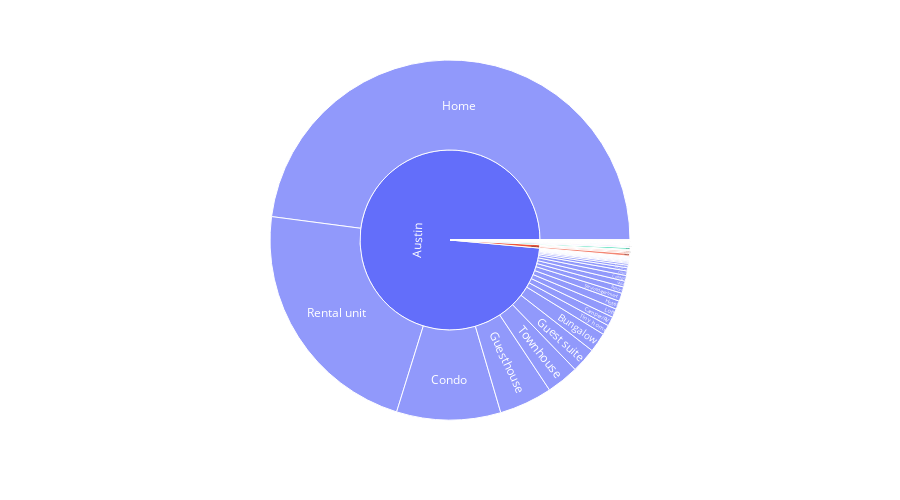

Notebook code cell kept with this figure:
### Code cell
fig_city_ht.show()

### Figure 1 — Plotly figure (JSON) as saved in the notebook; plotly's stock layout.template omitted (floating-point values rounded to 4 significant figures)
{"data": [{"branchvalues": "total", "domain": {"x": [0, 1], "y": [0, 1]}, "hovertemplate": "labels=%{label}<br>counts=%{value}<br>parent=%{parent}<br>id=%{id}<extra></extra>", "ids": ["Austin /Aparthotel", "Austin /Barn", "Austin /Bed and breakfast", "Austin /Boat", "Austin /Boutique hotel", "Austin /Bungalow", "Lakeway /Bungalow", "Austin /Bus", "Austin /Cabin", "Lakeway /Cabin", "Austin /Camper/RV", "Austin /Campsite", "Austin /Chalet", "Austin /Condo", "Lakeway /Condo", "The Hills /Condo", "West Lake Hills /Condo", "Austin /Cottage", "Austin  /Cottage", "Austin /Dome", "Austin /Earthen home", "Austin /Farm stay", "Austin /Guest suite", "Dripping Springs /Guest suite", "West Lake Hills /Guest suite", "Austin /Guesthouse", "Sunset Valley /Guesthouse", "West Lake Hills /Guesthouse", "Austin /Home", "Austin Texas /Home", "Bee Cave /Home", "Briarcliff /Home", "Clarksville /Home", "Del Valle /Home", "Dripping Springs /Home", "East Austin /Home", "Lake Travis /Home", "Lakeway /Home", "Manchaca /Home", "Manor /Home", "Pflugerville /Home", "Rollingwood /Home", "Round Rock /Home", "Spicewood /Home", "Sunset Valley /Home", "Texas /Home", "The Hills /Home", "Travis County /Home", "West Lake Hills /Home", "Westlake Hills /Home", "austin /Home", "Austin /Hostel", "Austin /Hotel", "Bee Cave /Hotel", "Austin /Houseboat", "Austin /Loft", "The Hills /Loft", "Westlake Hills, Austin /Loft", "Austin /Place to stay", "Austin /Ranch", "Dripping Springs /Ranch", "Austin /Rental unit", "Austin  /Rental unit", "Bee Cave /Rental unit", "Buda /Rental unit", "Lakeway /Rental unit", "Pflugerville /Rental unit", "Rollingwood /Rental unit", "Travis County /Rental unit", "West Lake Hills /Rental unit", "Austin /Resort", "Austin /Serviced apartment", "Bee Cave /Serviced apartment", "Austin /Shipping container", "Austin /Tent", "Austin /Tiny home", "Del Valle /Tiny home", "Lakeway /Tiny home", "Austin /Tipi", "Austin /Tower", "Austin /Townhouse", "Lakeway /Townhouse", "Austin /Treehouse", "Lakeway /Treehouse", "Austin /Vacation home", "Lakeway /Vacation home", "Austin /Villa", "Lakeway /Villa", "Sunset Valley /Villa", "West Lake Hills /Villa", "Austin /Yurt", "Austin /casa particular", "Austin ", "Austin  ", "Austin Texas ", "Bee Cave ", "Briarcliff ", "Buda ", "Clarksville ", "Del Valle ", "Dripping Springs ", "East Austin ", "Lake Travis ", "Lakeway ", "Manchaca ", "Manor ", "Pflugerville ", "Rollingwood ", "Round Rock ", "Spicewood ", "Sunset Valley ", "Texas ", "The Hills ", "Travis County ", "West Lake Hills ", "Westlake Hills ", "Westlake Hills, Austin ", "austin "], "labels": ["Aparthotel", "Barn", "Bed and breakfast", "Boat", "Boutique hotel", "Bungalow", "Bungalow", "Bus", "Cabin", "Cabin", "Camper/RV", "Campsite", "Chalet", "Condo", "Condo", "Condo", "Condo", "Cottage", "Cottage", "Dome", "Earthen home", "Farm stay", "Guest suite", "Guest suite", "Guest suite", "Guesthouse", "Guesthouse", "Guesthouse", "Home", "Home", "Home", "Home", "Home", "Home", "Home", "Home", "Home", "Home", "Home", "Home", "Home", "Home", "Home", "Home", "Home", "Home", "Home", "Home", "Home", "Home", "Home", "Hostel", "Hotel", "Hotel", "Houseboat", "Loft", "Loft", "Loft", "Place to stay", "Ranch", "Ranch", "Rental unit", "Rental unit", "Rental unit", "Rental unit", "Rental unit", "Rental unit", "Rental unit", "Rental unit", "Rental unit", "Resort", "Serviced apartment", "Serviced apartment", "Shipping container", "Tent", "Tiny home", "Tiny home", "Tiny home", "Tipi", "Tower", "Townhouse", "Townhouse", "Treehouse", "Treehouse", "Vacation home", "Vacation home", "Villa", "Villa", "Villa", "Villa", "Yurt", "casa particular", "Austin ", "Austin  ", "Austin Texas ", "Bee Cave ", "Briarcliff ", "Buda ", "Clarksville ", "Del Valle ", "Dripping Springs ", "East Austin ", "Lake Travis ", "Lakeway ", "Manchaca ", "Manor ", "Pflugerville ", "Rollingwood ", "Round Rock ", "Spicewood ", "Sunset Valley ", "Texas ", "The Hills ", "Travis County ", "West Lake Hills ", "Westlake Hills ", "Westlake Hills, Austin ", "austin "], "name": "", "parents": ["Austin ", "Austin ", "Austin ", "Austin ", "Austin ", "Austin ", "Lakeway ", "Austin ", "Austin ", "Lakeway ", "Austin ", "Austin ", "Austin ", "Austin ", "Lakeway ", "The Hills ", "West Lake Hills ", "Austin ", "Austin  ", "Austin ", "Austin ", "Austin ", "Austin ", "Dripping Springs ", "West Lake Hills ", "Austin ", "Sunset Valley ", "West Lake Hills ", "Austin ", "Austin Texas ", "Bee Cave ", "Briarcliff ", "Clarksville ", "Del Valle ", "Dripping Springs ", "East Austin ", "Lake Travis ", "Lakeway ", "Manchaca ", "Manor ", "Pflugerville ", "Rollingwood ", "Round Rock ", "Spicewood ", "Sunset Valley ", "Texas ", "The Hills ", "Travis County ", "West Lake Hills ", "Westlake Hills ", "austin ", "Austin ", "Austin ", "Bee Cave ", "Austin ", "Austin ", "The Hills ", "Westlake Hills, Austin ", "Austin ", "Austin ", "Dripping Springs ", "Austin ", "Austin  ", "Bee Cave ", "Buda ", "Lakeway ", "Pflugerville ", "Rollingwood ", "Travis County ", "West Lake Hills ", "Austin ", "Austin ", "Bee Cave ", "Austin ", "Austin ", "Austin ", "Del Valle ", "Lakeway ", "Austin ", "Austin ", "Austin ", "Lakeway ", "Austin ", "Lakeway ", "Austin ", "Lakeway ", "Austin ", "Lakeway ", "Sunset Valley ", "West Lake Hills ", "Austin ", "Austin ", "", "", "", "", "", "", "", "", "", "", "", "", "", "", "", "", "", "", "", "", "", "", "", "", "", ""], "type": "sunburst", "values": [5, 2, 12, 7, 31, 245, 16, 6, 57, 1, 117, 13, 1, 1303, 16, 2, 1, 71, 1, 2, 3, 5, 313, 1, 1, 665, 1, 2, 6680, 1, 6, 1, 1, 2, 2, 1, 1, 35, 4, 1, 2, 1, 3, 1, 9, 1, 7, 1, 24, 2, 1, 4, 105, 1, 2, 109, 1, 1, 40, 1, 1, 3106, 2, 13, 1, 4, 3, 1, 1, 1, 80, 102, 4, 6, 5, 122, 1, 1, 1, 4, 405, 5, 4, 3, 24, 2, 74, 1, 1, 3, 4, 3, 13739, 3, 1, 24, 1, 1, 1, 3, 4, 1, 1, 84, 4, 1, 5, 2, 3, 1, 11, 1, 10, 2, 32, 2, 1, 1]}], "layout": {"height": 500, "legend": {"tracegroupgap": 0}, "margin": {"t": 60}}}
